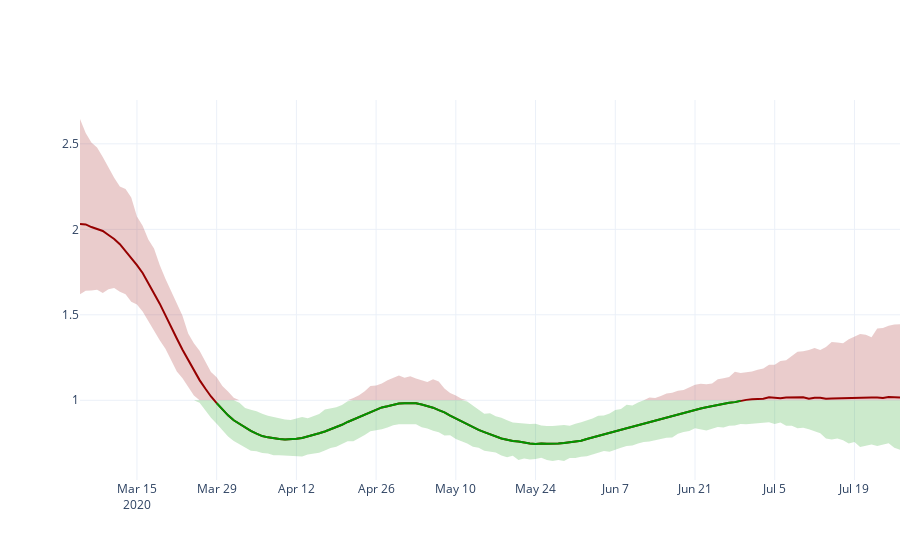

Source (notebook cell):
### Markdown cell above
## COVID-19 Effective Reproduction Rate (Rt)
[BC](https://rtlive.ca/bc.html) - **Ontario** - [Alberta](https://rtlive.ca/alberta.html) - [Quebec](https://rtlive.ca/quebec.html)

### Code cell
plots.rt(model, result)

### Figure 1 — Plotly figure (JSON) as saved in the notebook; plotly's stock layout.template omitted (floating-point values rounded to 4 significant figures; data arrays with more than 128 entries replaced by an {"elided": "..."} marker saying what was removed)
{"data": [{"fill": "toself", "fillcolor": "rgba(150,0,0,0.2)", "line": {"color": "rgba(0,0,0,0)"}, "showlegend": false, "type": "scatter", "x": {"elided": "290 str values"}, "y": {"elided": "290 float values"}}, {"fill": "toself", "fillcolor": "rgba(0,150,0,0.2)", "line": {"color": "rgba(0,0,0,0)"}, "showlegend": false, "type": "scatter", "x": {"elided": "290 str values"}, "y": {"elided": "290 float values"}}, {"line": {"color": "rgb(150,0,0,1)"}, "name": "Rt", "showlegend": false, "type": "scatter", "x": {"elided": "145 str values"}, "y": {"elided": "145 float values"}}, {"hoverinfo": "none", "line": {"color": "rgb(0,150,0,1)"}, "showlegend": false, "type": "scatter", "x": {"elided": "145 str values"}, "y": {"elided": "145 float values"}}], "layout": {"hovermode": "x unified", "margin": {"r": 0}, "xaxis": {"fixedrange": true}, "yaxis": {"fixedrange": true}}}
